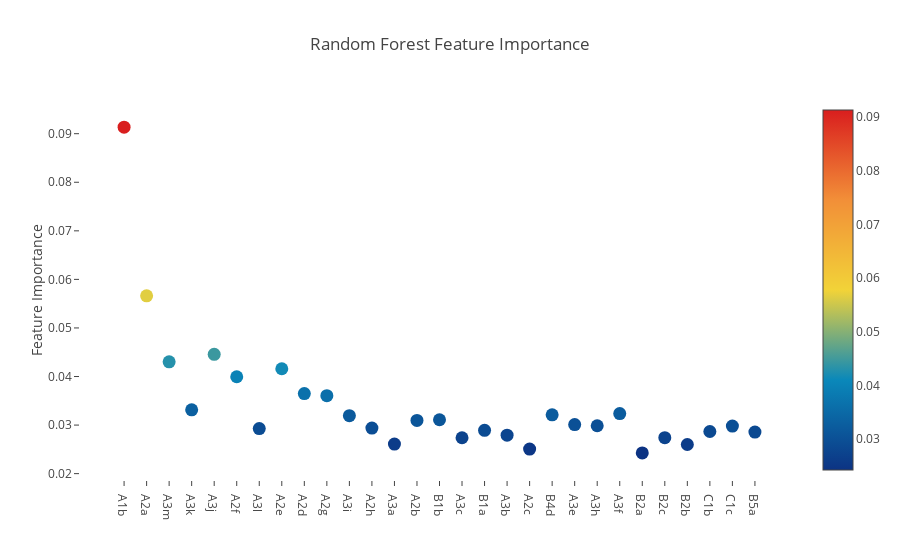

Notebook cell for this chart:
### Code cell
# Scatter plot 
trace = go.Scatter(
    y = rf.feature_importances_,
    x = features,
    mode='markers',
    marker=dict(
        sizemode = 'diameter',
        sizeref = 1,
        size = 13,
        #size= rf.feature_importances_,
        #color = np.random.randn(500), #set color equal to a variable
        color = rf.feature_importances_,
        colorscale='Portland',
        showscale=True
    ),
    text = features
)
data = [trace]

layout= go.Layout(
    autosize= True,
    title= 'Random Forest Feature Importance',
    hovermode= 'closest',
     xaxis= dict(
         ticklen= 5,
         showgrid=False,
        zeroline=False,
        showline=False
     ),
    yaxis=dict(
        title= 'Feature Importance',
        showgrid=False,
        zeroline=False,
        ticklen= 5,
        gridwidth= 2
    ),
    showlegend= False
)
fig = go.Figure(data=data, layout=layout)
py.iplot(fig,filename='scatter2010')
plt.show()

### Figure 1 — Plotly figure (JSON) as saved in the notebook; plotly's stock layout.template omitted (floating-point values rounded to 4 significant figures)
{"data": [{"marker": {"color": [0.09135, 0.05661, 0.04302, 0.03313, 0.04456, 0.03996, 0.02929, 0.0416, 0.03648, 0.03606, 0.03194, 0.02937, 0.0261, 0.03096, 0.0311, 0.0274, 0.02893, 0.02792, 0.02506, 0.03211, 0.0301, 0.02986, 0.03236, 0.02428, 0.02741, 0.02601, 0.02867, 0.0298, 0.02857], "colorscale": "Portland", "showscale": true, "size": 13, "sizemode": "diameter", "sizeref": 1}, "mode": "markers", "text": ["A1b", "A2a", "A3m", "A3k", "A3j", "A2f", "A3l", "A2e", "A2d", "A2g", "A3i", "A2h", "A3a", "A2b", "B1b", "A3c", "B1a", "A3b", "A2c", "B4d", "A3e", "A3h", "A3f", "B2a", "B2c", "B2b", "C1b", "C1c", "B5a"], "type": "scatter", "uid": "eee0f7d0-d016-11e8-a325-7831c1d00308", "x": ["A1b", "A2a", "A3m", "A3k", "A3j", "A2f", "A3l", "A2e", "A2d", "A2g", "A3i", "A2h", "A3a", "A2b", "B1b", "A3c", "B1a", "A3b", "A2c", "B4d", "A3e", "A3h", "A3f", "B2a", "B2c", "B2b", "C1b", "C1c", "B5a"], "y": [0.09135, 0.05661, 0.04302, 0.03313, 0.04456, 0.03996, 0.02929, 0.0416, 0.03648, 0.03606, 0.03194, 0.02937, 0.0261, 0.03096, 0.0311, 0.0274, 0.02893, 0.02792, 0.02506, 0.03211, 0.0301, 0.02986, 0.03236, 0.02428, 0.02741, 0.02601, 0.02867, 0.0298, 0.02857]}], "layout": {"autosize": true, "hovermode": "closest", "showlegend": false, "title": "Random Forest Feature Importance", "xaxis": {"showgrid": false, "showline": false, "ticklen": 5, "zeroline": false}, "yaxis": {"gridwidth": 2, "showgrid": false, "ticklen": 5, "title": "Feature Importance", "zeroline": false}}}
